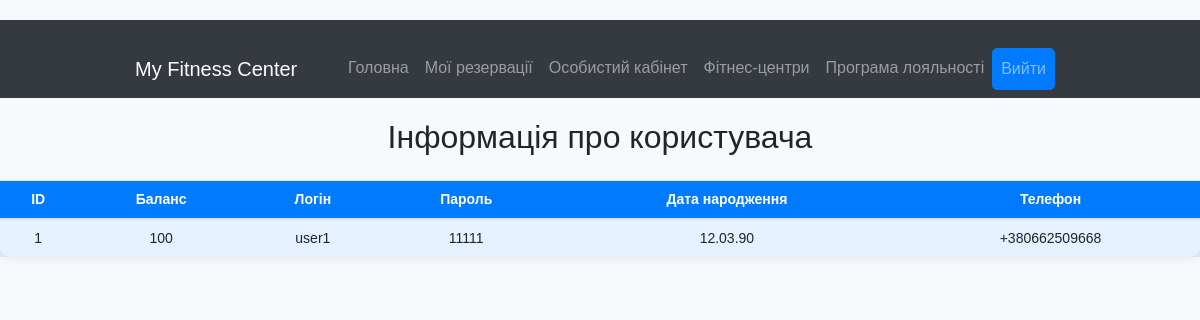
Page /user (signed in) on the committed database.
### project_package/models.py (models this page shows, shortened)
class User(Base):
    __tablename__ = "user"
    id = Column(Integer, primary_key=True, autoincrement=True, unique=True)
    login = Column(String(50), unique=True, nullable=False)
    password = Column(String(50))
    birth_date = Column(String(50), default='1940-01-01', nullable=False)
    phone = Column(String(50))
    funds = Column(Integer, nullable=False, default=0)
    review = relationship('Review', back_populates='user')

### app.py (the view)
@app.route('/user', methods=['GET'])
@login_required
def get_users():
    user = session.get('user', None)
    user = db_session.query(User).filter_by(id=user['id']).first()
    return render_template('user_info.html', user=user)

### app.py (called while the page is built)
def login_required(f):
    @wraps(f)
    def wrapper(*args, **kwargs):
        if 'user' in session:
            return f(*args, **kwargs)
        else:
            return redirect('/login')
    return wrapper

### templates/user_info.html (shortened to what this page needs)
<!DOCTYPE html>
<html lang="uk">
<head>
    <link href="https://stackpath.bootstrapcdn.com/bootstrap/4.5.2/css/bootstrap.min.css" rel="stylesheet">
</head>
<body>
<nav class="navbar navbar-expand-lg navbar-dark bg-dark">
    <div class="container">
        <a class="navbar-brand" href="/">My Fitness Center</a>
        <div class="collapse navbar-collapse" id="navbarNav">
            <ul class="navbar-nav ml-auto">
                <li class="nav-item">
                    <a class="nav-link" href="/">Головна</a>
                </li>
                <li class="nav-item">
                    <a class="nav-link" href="/user/reservations">Мої резервації</a>
                </li>
                <li class="nav-item">
                    <a class="nav-link" href="/user">Особистий кабінет</a>
                </li>
                <li class="nav-item">
                    <a class="nav-link" href="/fitness_center">Фітнес-центри</a>
                </li>
                <li class="nav-item">
                    <a class="nav-link" href="/">Програма лояльності</a>
                </li>
                <li class="nav-item">
                    <a class="nav-link btn btn-primary btn-logout" href="/logout">Вийти</a>
                </li>
            </ul>
        </div>
    </div>
</nav>
    <h2 class="text-center mb-4">Інформація про користувача</h2>
    <div class="table-responsive">
        <table class="table table-striped">
            <thead>
            <tr>
                <th>ID</th>
                <th>Баланс</th>
                <th>Логін</th>
                <th>Пароль</th>
                <th>Дата народження</th>
                <th>Телефон</th>
            </tr>
            </thead>
            <tbody>
            <tr>
                <td>{{ user.id }}</td>
                <td>{{ user.funds }}</td>
                <td>{{ user.login }}</td>
                <td>{{ user.password }}</td>
                <td>{{ user.birth_date }}</td>
                <td>{{ user.phone }}</td>
            </tr>
            </tbody>
        </table>
    </div>
</body>
</html>

### templates/user_info.html (style rules this page uses)
body { background-color: #f8f9fa; font-family: Arial, sans-serif; padding-top: 20px; }
.container { max-width: 960px; margin-top: 20px; }
.btn-primary { background-color: #007bff; border-color: #007bff; border-radius: 5px; padding: 8px 20px; font-size: 16px; margin-right: 10px; }
.table { background-color: #fff; border-radius: 10px; box-shadow: 0px 0px 10px 0px rgba(0,0,0,0.1); }
.table th, .table td { vertical-align: middle; text-align: center; padding: 8px; font-size: 14px; }
.table th { background-color: #007bff; color: #fff; }
.table-striped tbody tr:nth-of-type(odd) { background-color: rgba(0, 123, 255, 0.1); }

### rows in the picture
User: id "1", funds "100", login "user1", password "11111", birth_date "12.03.90", phone "+380662509668"
